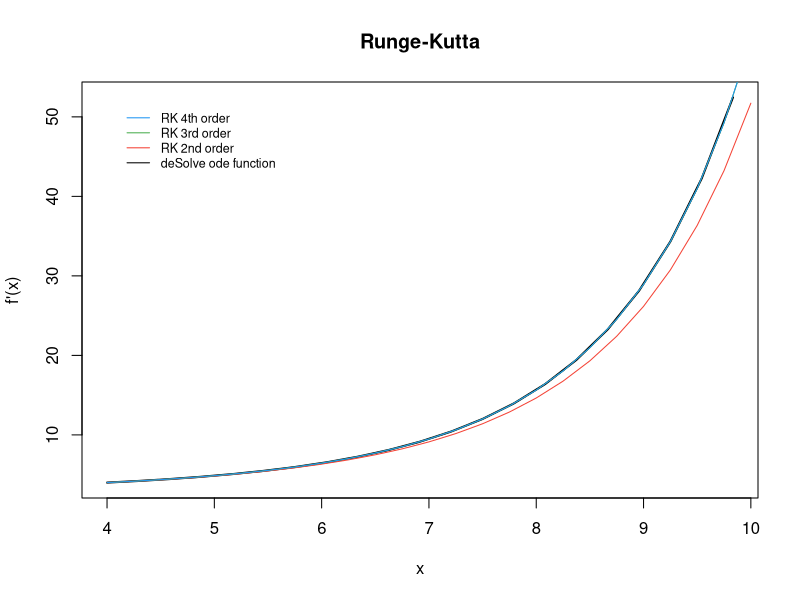
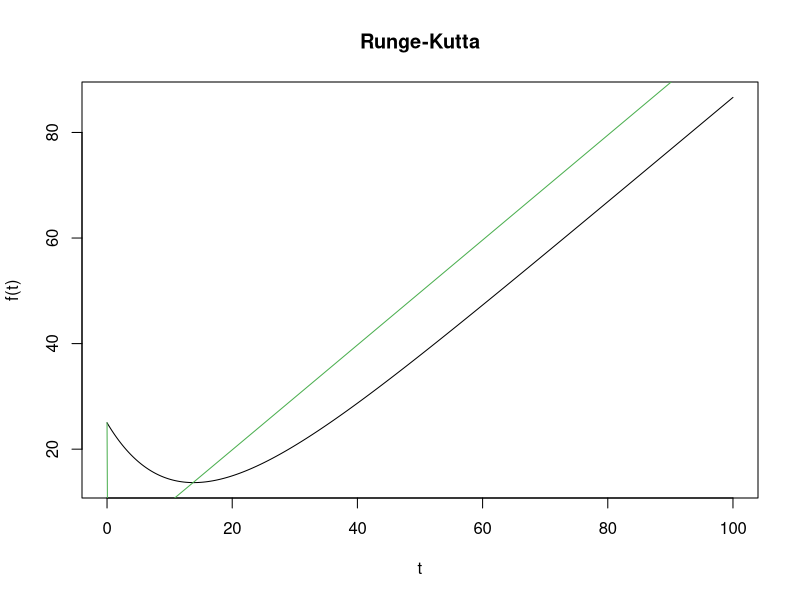

Write R code to recreate these figures, in order. (Note: this script raises an error after producing the figures.)
#*******************************************************************************
#* AUTHOR(S) :
#*     Bruno Gonzalez Soria          (A01169284)
#*     Antonio Osamu Katagiri Tanaka (A01212611)
#*
#* FILENAME :
#*     MidtermEvaluation.R
#*
#* DESCRIPTION :
#*     Simulations (Ene 19 Gpo 1)
#*     Midterm Evaluation
#*
#* NOTES :
#*     -
#*
#* START DATE :
#*     20 Mar 2019
#*******************************************************************************
################################################################################
# Second section (40 points)
# Algorithm Coding. All algorithms must be coded by yourself. The only libraries accepted for this part are the ones that already come with the R language. Do not use any package that already have the algorithm coded. Also, the code must be commented with the instructions to use your code and at least one function to demonstrate its functionality. It is recommended to do a flow chart to explain the logic of the algorithm.

#-------------------------------------------------------------------------------
#c) Runge-Kutta. The algorithm will receive an ODE, initial values for x and y, the step size and the upper bound. The output will be the plot of the second, third and fourth order RK approximations. To demonstrate the functionality of your code, use the analytical answer of the ODE to compare all the approximations (30 points)

# ----- CLEARING EVERYTHING ----

rm(list = ls(all = TRUE)) # Delete workspace
graphics.off() # Clear plots
cat("\014") # Clear console

# ----- ENTER YOUR INPUT ----

# ODE to be evaluated (enter it as a string):
funct = "-0.16*x + 0.08*x*y"
# Enter Y initial Value:
init_y = 4
# Enter X initial Value:
init_x = 4
# Enter Upper bound
upper_bound = 10
# Enter number of steps (the step size is going to be calculated calculated):
number_of_steps = 24 #length(init_x:upper_bound) * 2

# ------- THE PROGRAM ----

# Runge-Kutta - 2nd order
rungeKutta2 <- function(funct, x0, y0, x1, n) {
  f <- function(P, N) {
    return(eval(parse(text = funct), envir = list(x = P, y = N)))
  }
  
  vx <- double(n + 1)
  vy <- double(n + 1)
  vx[1] <- x <- x0
  vy[1] <- y <- y0
  h <- (x1 - x0) / n
  for (i in 1:n) {
    # from http://campus.usal.es/~mpg/Personales/PersonalMAGL/Docencia/MetNumTema4Teo(09-10).pdf
    k1 <- h * f(x, y)
    k2 <- h * f(x + 0.5 * h, y + 0.5 * k1)
    vx[i + 1] <- x <- x0 + i * h
    vy[i + 1] <- y <- y + (k1 + k2) / 2
  }
  return(cbind(vx, vy))
}

# -----

# Runge-Kutta - 3rd order
rungeKutta3 <- function(funct, x0, y0, x1, n) {
  f <- function(P, N) {
    return(eval(parse(text = funct), envir = list(x = P, y = N)))
  }
  
  vx <- double(n + 1)
  vy <- double(n + 1)
  vx[1] <- x <- x0
  vy[1] <- y <- y0
  h <- (x1 - x0) / n
  for (i in 1:n) {
    # from http://campus.usal.es/~mpg/Personales/PersonalMAGL/Docencia/MetNumTema4Teo(09-10).pdf
    k1 <- h * f(x, y)
    k2 <- h * f(x + 0.5 * h, y + 0.5 * k1)
    k3 <- h * f(x + h, y - k1 + 2 * k2)
    vx[i + 1] <- x <- x0 + i * h
    vy[i + 1] <- y <- y + (k1 + 4 * k2 + k3) / 6
  }
  return(cbind(vx, vy))
}

# -----

# Runge-Kutta - 4th order
rungeKutta4 <- function(funct, x0, y0, x1, n) {
  f <- function(P, N) {
    return(eval(parse(text = funct), envir = list(x = P, y = N)))
  }
  
  vx <- double(n + 1)
  vy <- double(n + 1)
  vx[1] <- x <- x0
  vy[1] <- y <- y0
  h <- (x1 - x0) / n
  for (i in 1:n) {
    # from http://campus.usal.es/~mpg/Personales/PersonalMAGL/Docencia/MetNumTema4Teo(09-10).pdf
    k1 <- h * f(x, y)
    k2 <- h * f(x + 0.5 * h, y + 0.5 * k1)
    k3 <- h * f(x + 0.5 * h, y + 0.5 * k2)
    k4 <- h * f(x + h, y + k3)
    vx[i + 1] <- x <- x0 + i * h
    vy[i + 1] <- y <- y + (k1 + 2 * k2 + 2 * k3 + k4) / 6
  }
  return(cbind(vx, vy))
}

# ----- VALIDATING RESULTS ----

library (deSolve)
RKPlot <- function(func, x0, y0, x1, n) {
  # Plot of the second, third and fourth order RK approximations
  #
  # Parameters
  # ----------
  # func : string
  # ODE function of two variabless
  # x0, y0 : numeric
  # initial values
  # x1 : numeric
  # upper bound
  # n : numeric
  # number of steps
  #
  # Returns
  # -------
  # void
  
  # Calculate aproxminations
  rk2 = rungeKutta2(func, x0, y0, x1, n)
  rk3 = rungeKutta3(func, x0, y0, x1, n)
  rk4 = rungeKutta4(func, x0, y0, x1, n)
  
  x2 <- rk2[, 1]
  y2 <- rk2[, 2]
  
  x3 <- rk3[, 1]
  y3 <- rk3[, 2]
  
  x4 <- rk4[, 1]
  y4 <- rk4[, 2]
  
  # Compute analytical answer of the ODE to compare all the approximations
  model <- function(x, y, parms) {
    with(as.list(c(y, parms)), {
      dy = eval(parse(text = funct), envir = list(x, y))#2*x^3 + y
      list(dy)
    })
  }
  y <- c(y = init_y)
  parms <- c()
  x <-
    seq(init_x,
        upper_bound,
        length(init_x:upper_bound) / number_of_steps)
  out <- ode(y, times = x, model, parms)
  
  # Plot
  plot(
    out,
    xlab = "x",
    ylab = "f'(x)",
    type = "l",
    main = ' Runge-Kutta ',
    col = "black",
    lwd = 2
  )
  
  lines(x2, y2, col = "#f44336")
  lines(x3, y3, col = "#4caf50")
  lines(x4, y4, col = "#2196f3")
  
  legend(
    'topleft',
    inset = .05,
    legend = c(
      "RK 4th order",
      "RK 3rd order",
      "RK 2nd order",
      "deSolve ode function"
    ),
    col = c('#2196f3', '#4caf50', '#f44336', 'black'),
    lwd = c(1),
    bty = 'n',
    cex = .75
  )
}

# -----

# Calling the function for the solution:
RKPlot(funct, init_x, init_y, upper_bound, number_of_steps)

#-------------------------------------------------------------------------------
#d) Coupled Runge-Kutta. Modify the fourth order RK algorithm to receive two ODEs. The output will be the plot of both ODEs approximations. (10 points)
    
        # ENTER YOUR INPUT #
# ODEs to be evaluated (enter it as a string):
funct_1 = "-0.16*x + 0.08*x*y"
funct_2 = "4.5*y - 0.9*x*y"
# Enter Y initial Value:
init_y = 4
# Enter X initial Value:
init_x = 4
# Enter Upper bound
upper_bound = 10
# Enter number of steps (the step size is going to be calculated calculated):
number_of_steps = 1000

rm(list = ls(all = TRUE)) # Delete workspace
graphics.off() # Clear plots
cat("\014") # Clear console

# -----

# Runge-Kutta - 4th order - for a 2-equation 1st order system
rungeKutta4_2eq <- function(fun_1, fun_2, x0, y0, x1, n) {
  f <- function(t, x, y) {
    return(eval(parse(text = fun_1), envir = list(
      t = t, x = x, y = y
    )))
  }
  g <- function(t, x, y) {
    return(eval(parse(text = fun_2), envir = list(
      t = t, x = x, y = y
    )))
  }
  
  xx <- double(n + 1)
  xx[1] <- xn <- x0

  yy <- double(n + 1)
  yy[1] <- yn <- y0
  
  zz <- double(n + 1)
  zz[1] <- yn <- y0

  h <- (x1 - x0) / n
  for (i in 1:n) {
    # https://www.calvin.edu/~scofield/courses/m231/materials/rungeKuttaFormulas.pdf
    tn = i
    
    kn1 = f(tn, xn, yn)
    ln1 = g(tn, xn, yn)
    
    kn2 = f(tn + h/2, xn + (1 / 2) * kn1 * h, yn + (1 / 2) * ln1 * h)
    ln2 = g(tn + h/2, xn + (1 / 2) * kn1 * h, yn + (1 / 2) * ln1 * h)
    
    kn3 = f(tn + h/2, xn + (1 / 2) * kn2 * h, yn + (1 / 2) * ln2 * h)
    ln3 = g(tn + h/2, xn + (1 / 2) * kn2 * h, yn + (1 / 2) * ln2 * h)
    
    kn4 = f(tn + h, xn + kn3 * h, yn + ln3 * h)
    ln4 = g(tn + h, xn + kn3 * h, yn + ln3 * h)
    
    xx[tn + 1] <- xn <- x0 + tn * h
    yy[tn + 1] <- xn <- xn + h * (kn1 + 2 * kn2 + 2 * kn3 + kn4)/6
    zz[tn + 1] <- yn <- yn + h * (ln1 + 2 * ln2 + 2 * ln3 + ln4)/6
    
  }
  return(cbind(xx, yy, zz))
}

out <-
  rungeKutta4_2eq("-0.16*x + 0.08*x*y", "4.5*y - 0.9*x*y", 4, 4, 24, 1000)

out <-
  rungeKutta4_2eq("-(2/25)*x + (1/50)*y", "(2/25)*x - (2/25)*y", 0, 25, 100, 1000)

plot(
  out[, 1],
  out[, 3],
  xlab = "t",
  ylab = "f(t)",
  type = "l",
  main = ' Runge-Kutta ',
  col = "black",
  lwd = 1
)

lines(out[, 1], out[, 2], col = "#4caf50")

# Calling the function for the solution:
RKPlot2(funct_1,
        funct_2,
        init_x,
        init_y,
        upper_bound,
        number_of_steps,
        -0,
        100)

################################################################################
# Third Section (60 points)
# Applied Computing. In this section you will use your fourth-order coupled Runge-Kutta algorithm code to solve different problems. Compare your answers with the "ode" function from the "deSolve" R package. Plot your answer vs the deSolve answer. Justify if the problem is stiff or not, the chosen step size, and the time units that the step size represent (seconds, minutes, hours, days, etc).

#-------------------------------------------------------------------------------
# c) Lotka-Volterra equations / predator-prey equations. The following ODEs describe the interaction between foxes and bunnies.
#
# dx/dt = -16x + 0.08xy
# dy/dt = 4.5y - 0.9xy
#
# At the start of the model there are 4 foxes and 4 bunnies. Choose the best step size to model the first 2 years of the ecosystem (30 points)

#-------------------------------------------------------------------------------
# OUR ANSWER

# ODEs to be evaluated (provided by the problem):
funct_1 = "-16*x + 0.08*x*y"
funct_2 = "4.5*y - 0.9*x*y"
# Enter Y initial Value:
init_y = 4
# Enter X initial Value:
init_x = 4
# Enter Upper bound
upper_bound = 24 # 2 yrs = 24 months
# Enter number of steps (the step size is going to be calculated calculated):
number_of_steps = 1700
 
# Calling the function for the solution:
RKPlot2(funct_1,
        funct_2,
        init_x,
        init_y,
        upper_bound,
        number_of_steps,
        -10000,
        3000)

#-------------------------------------------------------------------------------
# THE deSolve ANSWER

library(deSolve)
library(lattice)

# P -> x ; N -> y

predpreyLV <- function(t, y, p) {
  N <- y[1]
  P <- y[2]
  with(as.list(p), {
    dNdt <- c * N - d * P * N
    dPdt <- -a * P + b * P * N
    return(list(c(dNdt, dPdt)))
  })
}

a <- 0.16
b <- 0.08
c <- 4.5
d <- 0.9

p <- c(a = a,
       b = b,
       c = c,
       d = d)
y0 <- c(N = 4, P = 4)
times <- seq(0, 24, 0.1)
LV.out <- ode(y = y0, times, predpreyLV, p)

matplot(LV.out[, 1], LV.out[, 2:3], type = "l", ylab = "population")

#-------------------------------------------------------------------------------
# d) Coupled water tanks. Two water tanks are joined as depicted in the Figure 1. The model that describes the water flow from one tank to the other [gallon/minute] is given by the following ODEs:
#
# dx_1/dt = -(2/25)x_1 + (1/50)x_2
# dx_2/dt =  (2/25)x_1 - (2/25)x_2
#
# Choose the best step size to model the first 60 minutes. Assume that the first tank has 25 gallons and the second tank is empty before the h2 door is opened. (30 points)

#-------------------------------------------------------------------------------
# OUR ANSWER

# # ODEs to be evaluated (enter it as a string):
# funct_1 = "-(2/25)*x + (1/50)*y"
# funct_2 = "(2/25)*x - (2/25)*y"
# # Enter Y initial Value:
# init_y = 25
# # Enter X initial Value:
# init_x = 0
# # Enter Upper bound
# upper_bound = 60 # minutes
# # Enter number of steps (the step size is going to be calculated calculated):
# number_of_steps = 10
#
# # Calling the function for the solution:
# RKPlot2(funct_1,
#         funct_2,
#         init_x,
#         init_y,
#         upper_bound,
#         number_of_steps,
#         -150,
#         65)

#-------------------------------------------------------------------------------
# THE deSolve ANSWER

library(deSolve)
library(lattice)

# P -> x ; N -> y

watertanksLV <- function(t, y, p) {
  N <- y[1]
  P <- y[2]
  with(as.list(p), {
    dNdt <- c * P - d * N
    dPdt <- -a * P + b * N
    return(list(c(dNdt, dPdt)))
  })
}

a <- (2 / 25)
b <- (1 / 50)
c <- (2 / 25)
d <- (2 / 25)

p <- c(a = a,
       b = b,
       c = c,
       d = d)
y0 <- c(N = 0, P = 25)
times <- seq(0, 100, 0.1)
LV.out <- ode(y = y0, times, watertanksLV, p)

matplot(LV.out[, 1], LV.out[, 2:3], type = "l", ylab = "gallons")
